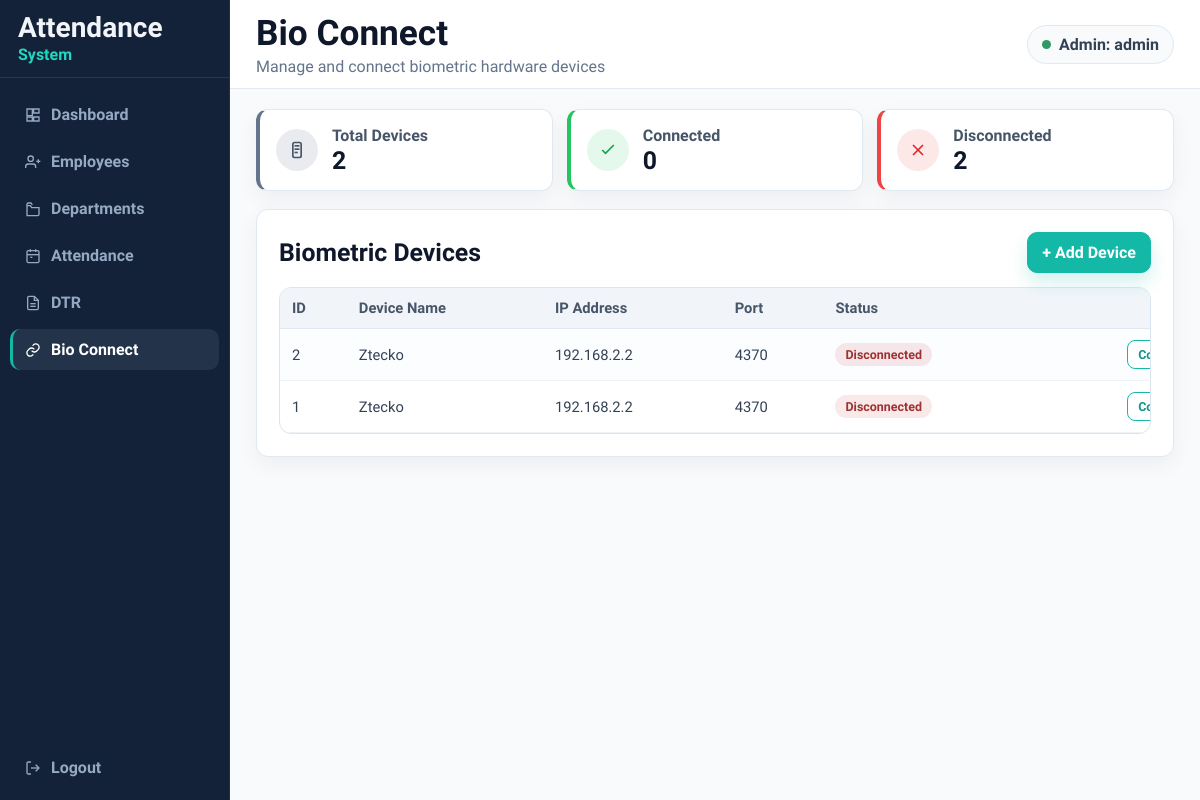
Page /admin/scanner/bio_connect.php (signed in) on the committed database.
### tables this page shows
CREATE TABLE IF NOT EXISTS `biometric_devices` (
  `id` int NOT NULL AUTO_INCREMENT,
  `device_name` varchar(100) DEFAULT NULL,
  `ip_address` varchar(50) DEFAULT NULL,
  `port` int DEFAULT '4370',
  `status` enum('connected','disconnected') DEFAULT 'disconnected',
  `created_at` timestamp NULL DEFAULT CURRENT_TIMESTAMP,
  PRIMARY KEY (`id`)
);

### admin/scanner/bio_connect.php (the view, shortened to what this page needs)
<?php
$pdo = get_pdo_connection();
$adminName = trim((string) $_SESSION['admin_name']);
$devices = [];
function e(string $value): string
{
    return htmlspecialchars($value, ENT_QUOTES, 'UTF-8');
}
function ensureBiometricDevicesSchema(PDO $pdo): string
{
  try {
    return '';
  } catch (Throwable $e) {
    return 'Biometric device table is not ready. Open setup.php and verify DB permissions/config.';
  }
}
$schemaError = ensureBiometricDevicesSchema($pdo);
if ($schemaError === '') {
  try {
    $stmt = $pdo->query('SELECT id, device_name, ip_address, port, status FROM biometric_devices ORDER BY id DESC');
    $devices = $stmt->fetchAll();
  } catch (Throwable $e) {
    $loadError = 'Unable to load biometric devices right now. Check setup.php database settings.';
  }
}
$totalDevices = count($devices);
$connectedDevices = 0;
$disconnectedDevices = 0;
foreach ($devices as $device) {
    $status = strtolower(trim((string) ($device['status'] ?? '')));
    if ($status === 'connected') {
        $connectedDevices++;
    } elseif ($status === 'disconnected') {
        $disconnectedDevices++;
    }
}
?>
<!DOCTYPE html>
<html lang="en">
<head>
  <link rel="stylesheet" href="../../assets/style.css">
</head>
<body>
  <div class="dashboard-layout">
    <aside class="dashboard-sidebar">
      <div class="dashboard-brand">
        <div>
          <strong>Attendance</strong>
          <span>System</span>
        </div>
      </div>
      <nav class="dashboard-nav" aria-label="Main Navigation">
        <div class="dashboard-nav-main">
          <a href="../dashboard.php" class="dashboard-nav-link">
            <svg class="nav-icon" viewBox="0 0 24 24" fill="none" stroke="currentColor" stroke-width="2"><path d="M3 13h8V3H3z"></path><path d="M13 21h8v-6h-8z"></path><path d="M13 3h8v6h-8z"></path><path d="M3 21h8v-6H3z"></path></svg>
            Dashboard
          </a>
          <a href="../employees.php" class="dashboard-nav-link">
            <svg class="nav-icon" viewBox="0 0 24 24" fill="none" stroke="currentColor" stroke-width="2"><path d="M16 21v-2a4 4 0 0 0-4-4H5a4 4 0 0 0-4 4v2"></path><circle cx="8.5" cy="7" r="4"></circle><path d="M20 8v6"></path><path d="M23 11h-6"></path></svg>
            Employees
          </a>
          <a href="../departments.php" class="dashboard-nav-link">
            <svg class="nav-icon" viewBox="0 0 24 24" fill="none" stroke="currentColor" stroke-width="2"><path d="M3 7h5l2 3h11v10a2 2 0 0 1-2 2H3z"></path><path d="M3 7V5a2 2 0 0 1 2-2h4l2 3"></path></svg>
            Departments
          </a>
          <a href="../attendance.php" class="dashboard-nav-link">
            <svg class="nav-icon" viewBox="0 0 24 24" fill="none" stroke="currentColor" stroke-width="2"><rect x="3" y="4" width="18" height="18" rx="2"></rect><path d="M16 2v4"></path><path d="M8 2v4"></path><path d="M3 10h18"></path><path d="M8 14h3"></path></svg>
            Attendance
          </a>
          <a href="../dtr.php" class="dashboard-nav-link">
            <svg class="nav-icon" viewBox="0 0 24 24" fill="none" stroke="currentColor" stroke-width="2"><path d="M14 2H6a2 2 0 0 0-2 2v16a2 2 0 0 0 2 2h12a2 2 0 0 0 2-2V8z"></path><path d="M14 2v6h6"></path><path d="M8 13h8"></path><path d="M8 17h8"></path></svg>
            DTR
          </a>
          <a href="bio_connect.php" class="dashboard-nav-link active">
            <svg class="nav-icon" viewBox="0 0 24 24" fill="none" stroke="currentColor" stroke-width="2"><path d="M10 13a5 5 0 0 0 7.54.54l2.12-2.12a5 5 0 1 0-7.07-7.07L11.4 5.5"></path><path d="M14 11a5 5 0 0 0-7.54-.54L4.34 12.6a5 5 0 1 0 7.07 7.07l1.13-1.13"></path></svg>
            Bio Connect
          </a>
        </div>
        <div class="dashboard-nav-bottom">
          <a href="../logout.php" class="dashboard-nav-link js-logout-link">
            <svg class="nav-icon" viewBox="0 0 24 24" fill="none" stroke="currentColor" stroke-width="2"><path d="M9 21H5a2 2 0 0 1-2-2V5a2 2 0 0 1 2-2h4"></path><path d="M16 17l5-5-5-5"></path><path d="M21 12H9"></path></svg>
            Logout
          </a>
        </div>
      </nav>
    </aside>
    <main class="dashboard-main">
      <header class="dashboard-header">
        <div>
          <h1 class="dashboard-title">Bio Connect</h1>
          <p class="dashboard-subtitle">Manage and connect biometric hardware devices</p>
        </div>
        <div class="dashboard-profile-pill">
          <span class="dot" aria-hidden="true"></span>
          Admin: <?= e($adminName) ?>
        </div>
      </header>
      <section class="dashboard-content">
        <div class="dashboard-stats stats-3">
          <article class="dashboard-stat-card accent-slate">
            <div class="stat-icon-wrap slate">
              <svg viewBox="0 0 24 24" width="20" height="20" fill="none" stroke="currentColor" stroke-width="2"><rect x="7" y="3" width="10" height="18" rx="2"></rect><path d="M9 7h6"></path><path d="M9 11h6"></path><path d="M9 15h4"></path></svg>
            </div>
            <div>
              <p class="stat-label">Total Devices</p>
              <p class="stat-number"><?= e((string) $totalDevices) ?></p>
            </div>
          </article>
          <article class="dashboard-stat-card accent-green">
            <div class="stat-icon-wrap green">
              <svg viewBox="0 0 24 24" width="20" height="20" fill="none" stroke="currentColor" stroke-width="2"><path d="m5 12 4 4L19 6"></path></svg>
            </div>
            <div>
              <p class="stat-label">Connected</p>
              <p class="stat-number"><?= e((string) $connectedDevices) ?></p>
            </div>
          </article>
          <article class="dashboard-stat-card accent-red">
            <div class="stat-icon-wrap red">
              <svg viewBox="0 0 24 24" width="20" height="20" fill="none" stroke="currentColor" stroke-width="2"><path d="M18 6 6 18"></path><path d="m6 6 12 12"></path></svg>
            </div>
            <div>
              <p class="stat-label">Disconnected</p>
              <p class="stat-number"><?= e((string) $disconnectedDevices) ?></p>
            </div>
          </article>
        </div>
        <article class="dashboard-panel employee-panel">
          <div class="employee-panel-head">
            <h2 class="panel-title">Biometric Devices</h2>
            <a class="qa-btn qa-primary employee-add-btn" href="add_device.php">+ Add Device</a>
          </div>
          <div class="table-wrap">
            <table class="timecard employee-table">
              <thead>
                <tr>
                  <th>ID</th>
                  <th>Device Name</th>
                  <th>IP Address</th>
                  <th>Port</th>
                  <th>Status</th>
                  <th style="text-align:center;">Action</th>
                </tr>
              </thead>
              <tbody>
                <?php if ($devices === []): ?>
                  <tr>
                    <td colspan="6" style="text-align:center;">No biometric devices found.</td>
                  </tr>
                <?php else: ?>
                  <?php foreach ($devices as $row): ?>
                    <?php
                      $rawStatus = trim((string) ($row['status'] ?? ''));
                      $status = strtolower($rawStatus);
                      $statusClass = 'warning';
                      if ($status === 'connected') {
                          $statusClass = 'success';
                      } elseif ($status === 'disconnected') {
                          $statusClass = 'danger';
                      }
                    ?>
                    <tr>
                      <td><?= e((string) ($row['id'] ?? '')) ?></td>
                      <td><?= e((string) ($row['device_name'] ?? '')) ?></td>
                      <td><?= e((string) ($row['ip_address'] ?? '')) ?></td>
                      <td><?= e((string) ($row['port'] ?? '')) ?></td>
                      <td>
                        <span class="badge <?= $statusClass ?>">
                          <?= e($rawStatus !== '' ? ucfirst($rawStatus) : 'Unknown') ?>
                        </span>
                      </td>
                      <td style="text-align:center;">
                        <div class="tool-actions" style="justify-content:center;">
                          <?php if (strtolower(trim((string) ($row['status'] ?? ''))) === 'connected'): ?>
                            <a class="btn-mini delete" href="bio_connect.php?dialog=disconnect&id=<?= urlencode((string) ($row['id'] ?? '')) ?>">
                              Disconnect
                            </a>
                          <?php else: ?>
                            <a class="btn-mini edit" href="connect_device.php?id=<?= urlencode((string) ($row['id'] ?? '')) ?>">
                              Connect
                            </a>
                          <?php endif; ?>
                        </div>
                      </td>
                    </tr>
                  <?php endforeach; ?>
                <?php endif; ?>
              </tbody>
            </table>
          </div>
        </article>
      </section>
    </main>
  </div>
</body>
</html>

### rows in the picture
biometric_devices: id "2", device_name "Ztecko", ip_address "192.168.2.2", port "4370", status "Disconnected"
biometric_devices: id "1", device_name "Ztecko", ip_address "192.168.2.2", port "4370", status "Disconnected"

### other values in the picture
$adminName "admin"
$totalDevices "2"
$connectedDevices "0"
$disconnectedDevices "2"
